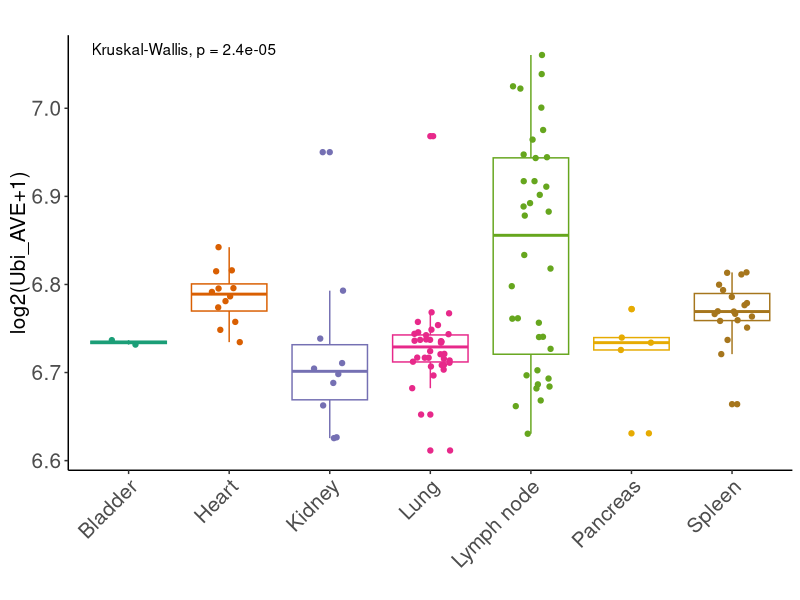

Write the R code that produced this figure.



rm(list = ls())

rt=read.table("1.ubi_GSE182299.txt",sep="\t",header=T,row.names=1,check.names=F) 

rt1=rt[,-(1:3)]
rt1=t(rt1)
dimnames=list(rownames(rt1),colnames(rt1))
rt1=matrix(as.numeric(as.matrix(rt1)),nrow = nrow(rt1),dimnames = dimnames)
rt1=log2(rt1+1)
rt2=rt1[rowMeans(rt1)>0,]
library(ggpubr)
Type=as.data.frame(rt[,1:3])

library(ComplexHeatmap)
ha = HeatmapAnnotation(df=Type)

rt2=as.data.frame(rt2)
colP<-c('green4','yellow','#FB9A99',   'red')
pdf(file = "heatmap_20.pdf",width = 7,height = 4)
Heatmap(rt2, name = "expression",show_row_names = T,
        show_column_names = F,cluster_columns =F,col = colP,
        column_title = NULL,bottom_annotation =  ha
)
dev.off()


rt$Ubi=log2(rt$AVE_Ubi+1)
head(rt)
summary(factor(rt$Histologic_origin))
ggplot(rt, aes(x=Histologic_origin, y=Ubi, color=Histologic_origin)) + 
  geom_boxplot()+
  geom_jitter(position=position_jitter(0.2))+
  labs(title="",x="", y = "log2(Ubi_AVE+1)")+ 
  theme_classic()+ 
  scale_color_brewer(palette="Dark2") + 
  theme_classic()  + 
  theme(axis.title.y =  element_text(size = 15,vjust = 0.5,hjust = 0.5))+
  theme(axis.text.x = element_text(size = 15,angle = 45,vjust = 1,hjust = 1))+
  theme(axis.text.y = element_text(size = 15))+
  theme(plot.title = element_text(hjust = 0.5,size=15,face="bold"))+
  theme(legend.position = "NA") +
  stat_compare_means() 
ggsave("diff_plot.pdf",width =5,height =4.5)
